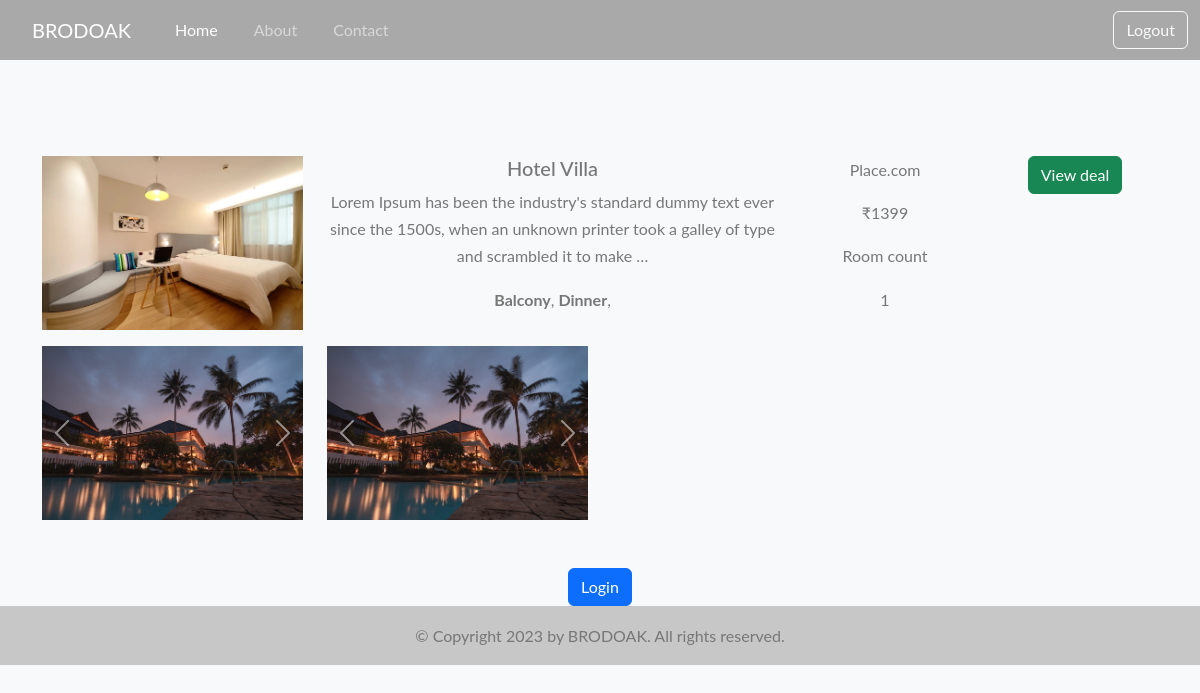
/hotel-detail/d25d5e6f0a09403585171c74890a771d/, run on the app's committed database.
### home/models.py (models this page shows, shortened)
class BaseModel(models.Model):
    uid = models.UUIDField(default=uuid.uuid4   , editable=False , primary_key=True)
    created_at = models.DateField(auto_now_add=True)
    updated_at = models.DateField(auto_now_add=True)
    class Meta:
        abstract = True

class Hotel(BaseModel):
    hotel_name= models.CharField(max_length=100)
    hotel_price = models.IntegerField()
    description = models.TextField()
    amenities = models.ManyToManyField(Amenities)
    room_count = models.IntegerField(default=10)

class HotelImages(BaseModel):
    hotel= models.ForeignKey(Hotel ,related_name="images", on_delete=models.CASCADE)
    images = models.ImageField(upload_to="hotels")

class Amenities(BaseModel):
    amenity_name = models.CharField(max_length=100)

### home/views.py (the view, shortened to what this page needs)
# urls.py: path('hotel-detail/<uid>/', hotel_detail, name="hotel_detail"),
def hotel_detail(request,uid):
    hotel_obj = Hotel.objects.get(uid = uid)
    return render(request , 'hotel_detail.html' ,{
        'hotels_obj' :hotel_obj
    })

### home/templates/hotel_detail.html (shortened to what this page needs)
{% extends "base-nav.html" %}
{% block start %}
<body class="bg-light">
    <div class="container mt-5 pt-5">
        <div class="row">
            <div class="col-md-3">
                <a href="/hotel-detail/{{hotels_obj.uid}}">
                    <img class="img-fluid" src="/media/{{hotels_obj.images.first.images}}" alt="Card image cap">
                </a>
            </div>
            <div class="col-md-5">
                <h5>{{hotels_obj.hotel_name}}</h5>
                <p>{{hotels_obj.description|truncatechars:150}}</p>
                <p>
                    {% for amenitie in hotels_obj.amenities.all %}
                    <b>{{amenitie.amenity_name}}</b>,
                    {% endfor %}
                </p>
            </div>
            <div class="col-md-2 border-left text-center more-offers">
                <p>Place.com</p>
                <p>₹{{hotels_obj.hotel_price}}</p>
                <p>Room count</p>
                <p>{{hotels_obj.room_count}}</p>
            </div>
            <div class="col-md-2 border-left text-center more-offers">
                <div class="btn btn-success">View deal</div>
            </div>
        </div>
        <div class="row mt-3">
            {% for image in hotels_obj.images.all %}
           <div class="col-md-3">
    <div id="imageCarousel{{hotels_obj.uid}}" class="carousel slide" data-bs-ride="carousel">
        <div class="carousel-inner">
            {% for image in hotels_obj.images.all %}
                <div class="carousel-item {% if forloop.first %}active{% endif %}">
                    <img src="/media/{{image.images}}" class="d-block w-100" alt="Image {{ forloop.counter }}">
        <button class="carousel-control-prev" type="button" data-bs-target="#imageCarousel{{hotels_obj.uid}}" data-bs-slide="prev">
            <span class="carousel-control-prev-icon" aria-hidden="true"></span>
        </button>
        <button class="carousel-control-next" type="button" data-bs-target="#imageCarousel{{hotels_obj.uid}}" data-bs-slide="next">
            <span class="carousel-control-next-icon" aria-hidden="true"></span>
        </button>
                    </div>
            {% endfor %}
        </div>
    </div>
</div>
            {% endfor %}
        </div>
        {% if request.user.is_authenticated %}
        <div class="row filter-card2">
            <div class="col-md-12">
                <h5>Book Hotel</h5>
                {% include "messages.html" %}
                <form method="post">
                    {% csrf_token %}
                    <div class="row form-group">
                        <div class="col-md-6">
                            <label for="mintopay">Check in</label>
                            <input type="date" name="checkin" id="checkin" class="form-control">
                        </div>
                        <div class="col-md-6">
                            <label for="maxtopay">Check out</label>
                            <input type="date" name="checkout" id="checkout" class="form-control">
                        </div>
                    </div>
                    <div class="row form-group">
                        <div class="col-md-12">
                            <input type="submit" class="btn btn-primary btn-block" value="Book">
                        </div>
                    </div>
                </form>
            </div>
        </div>
        {% else %}
        <div class="row mt-5">
            <div class="col-md-12">
                <a href="/login/" class="btn btn-primary btn-block">Login</a>
            </div>
        </div>
        {% endif %}
    </div>
</body>
{% endblock %}

### home/templates/base-nav.html (shortened to what this page needs)
<!doctype html>
<html lang="en">
  <head>
    <link href="https://cdn.jsdelivr.net/npm/bootstrap@5.2.0-beta1/dist/css/bootstrap.min.css" rel="stylesheet">
</head>
  <body class="bg-light">
<nav class="navbar navbar-expand-lg navbar-dark" style="background-color: darkgray;">
  <div class="container-fluid">
    <a class="navbar-brand" >BRODOAK</a>
    <div class="collapse navbar-collapse" id="navbarSupportedContent">
      <ul class="navbar-nav me-auto mb-2 mb-lg-0">
        <li class="nav-item">
          <a class="nav-link active" aria-current="page" href="home.html">Home</a>
        </li>
        <li class="nav-item">
          <a class="nav-link" href="About.html">About</a>
        </li>
        <li class="nav-item">
          <a class="nav-link" href="Contact.html">Contact</a>
        </li>
      </ul>
            <div class="d-flex">
                <div class="collapse navbar-collapse" id="searchCollapse">
                          <form class="d-flex" role="search" action="login.html">
    <button class="btn btn-outline-light" type="submit">Logout</button>
</form>
                </div>
            </div>
        </div>
    </div>
</nav>
      {% block start %}
      {% endblock %}
<footer class="footer text-center text-lg-start">
    <div class="text-center p-3" style="background-color: rgba(0, 0, 0, 0.2);">
      © Copyright 2023 by BRODOAK. All rights reserved.
    </div>
  </body>
</html>

### home/templates/base-nav.html (style rules this page uses)
body { font-family: "Lato", Arial, sans-serif; font-weight: 400; font-size: 16px; line-height: 1.7; background: #fff; color: #777; text-align: center; }
nav { background-color: #023020; color: white; padding: 15px; text-align: center; }
nav a { color: white; text-decoration: none; padding: 10px; margin: 0 10px; font-size: 18px; }

### data on the page
Hotel: images.first.images (picture), hotel_name "Hotel Villa", description "Lorem Ipsum has been the industry's standard dummy text ever since the 1500s, when an unknown printer took a galley of type and scrambled it to make …", hotel_price "1399", room_count "1"
Amenities: amenity_name "Balcony"
Amenities: amenity_name "Dinner"
HotelImages: images (picture)
